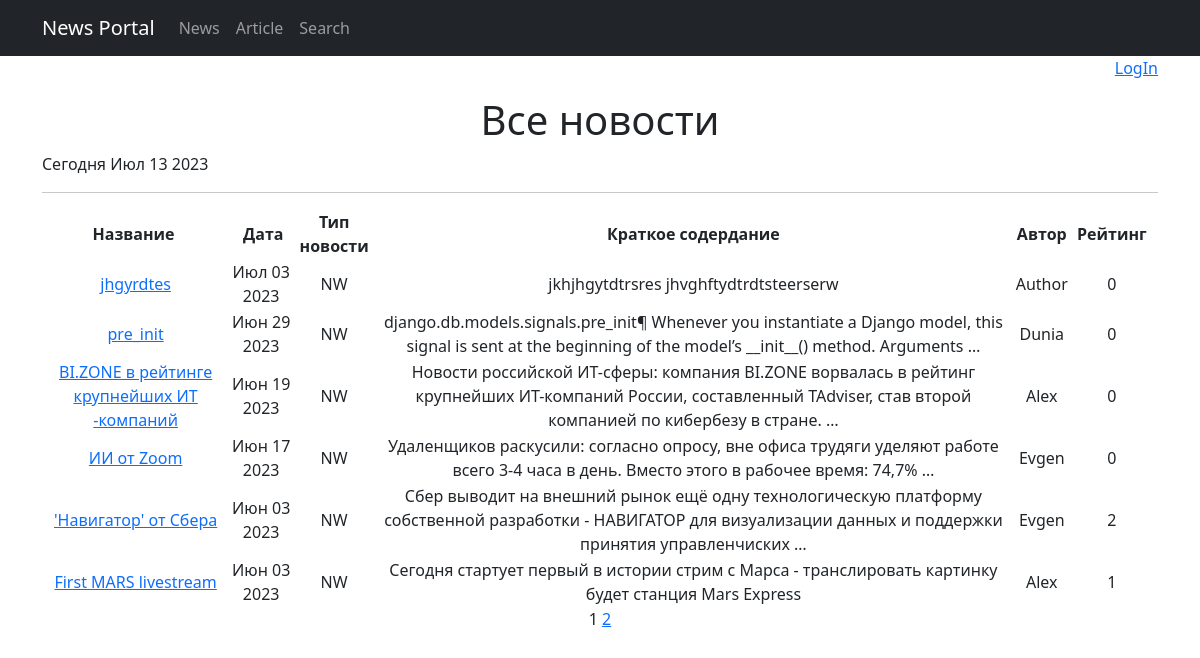
Before: /news/ with the older database file.
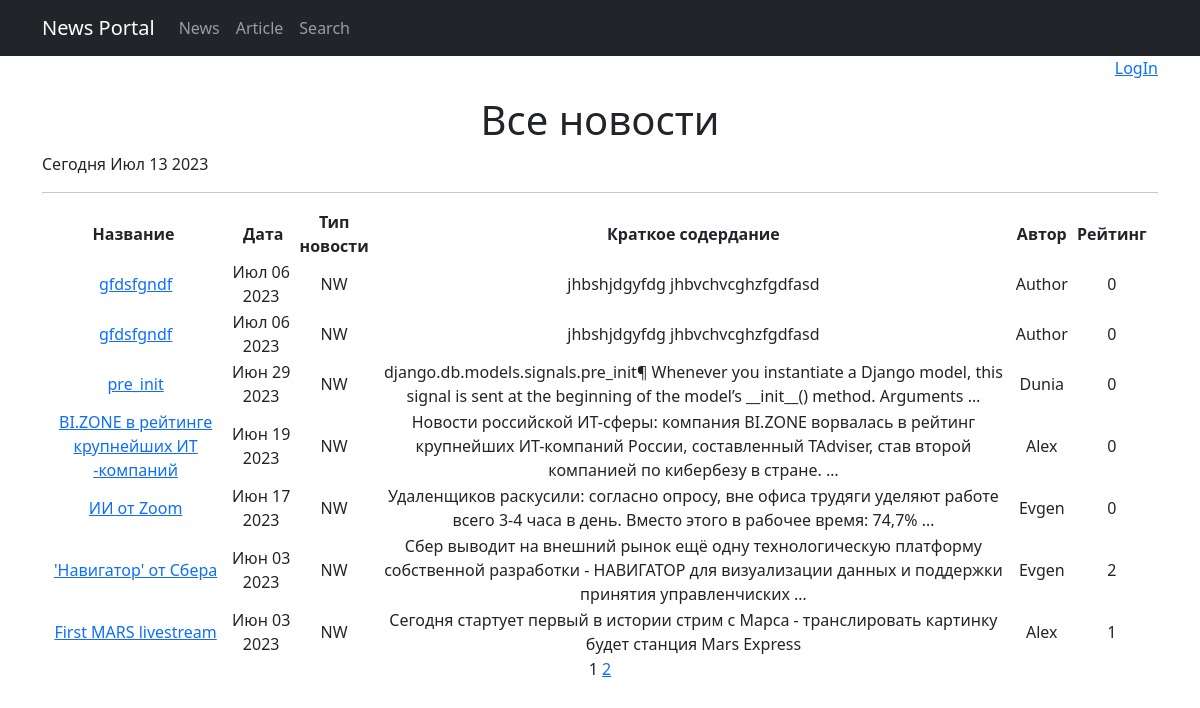
After: the same page with the newer database file.
### news/models.py (models this page shows, shortened)
class Post(models.Model):
    postAuthor = models.ForeignKey(Author, on_delete=models.CASCADE)
    NEWS = 'NW'
    ARTICLE = 'AR'
    choose_post = (
        (NEWS, "Новость"),
        (ARTICLE, "Статья")
    )
    postType = models.CharField(max_length=2, choices=choose_post, default=NEWS)
    date_creation = models.DateTimeField(auto_now_add=True)
    postCategory = models.ManyToManyField(Category, through='PostCategory')
    title = models.CharField(max_length=128)
    text = models.TextField()
    rating = models.SmallIntegerField(default=0)
    def get_absolute_url(self):
        return reverse('news_detail', args=[str(self.id)])

class Author(models.Model):
    authorUser = models.OneToOneField(User, on_delete=models.CASCADE)
    rating = models.SmallIntegerField(default=0)

### news/views.py (the view)
# urls.py: path('news/', NewsList.as_view(), name='news_list'),
class NewsList(ListView):
    model = Post
    ordering = 'title'
    template_name = 'newses.html'
    context_object_name = 'newses'
    paginate_by = 10
    def get_context_data(self, **kwargs):
        context = super().get_context_data(**kwargs)
        context['time_now'] = datetime.utcnow()
        context['is_author'] = self.request.user.groups.filter(name='Authors').exists()
        context['is_authent'] = self.request.user.is_authenticated
        return context

### news/templatetags/custom_tegs.py (called while the page is built)
@register.simple_tag(takes_context=True)
def url_replace(context, **kwargs):
   d = context['request'].GET.copy()
   for k, v in kwargs.items():
       d[k] = v
   return d.urlencode()

### templates/newses.html (shortened to what this page needs)
{% extends 'flatpages/default.html' %}
{% load custom_filters %}
{% load custom_tegs %}
{% block content %}
{% if is_author %}
    <p style="text-align: right;">Вы вошли как автор: {{ request.user.username }}</p>
    <p style="text-align: right;"><a href="{% url 'logout' %}">LogOut</a> </p>
{% elif is_authent and not is_author %}
    <p style="text-align: right;">Вы вошли как пользователь: {{ request.user.username }}</p>
    <p style="text-align: right;"><a href="{% url 'logout' %}">LogOut</a> </p>
{% else %}
    <p style="text-align: right;">
    <a href="http://127.0.0.1:8000/accounts/login">LogIn</a>
    </p>
{% endif %}
<h1 xmlns="http://www.w3.org/1999/html">Все новости</h1>
   <p style="text-align: left;">Сегодня {{ time_now|date:'M d Y' }}</p>
   <hr>
    {% if newses %}
        <table>
            <tr>
                <th>Название&nbsp;</th>
                <th>&nbsp;Дата</th>
                <th>Тип новости</th>
                <th>&nbsp;Краткое содердание&nbsp;</th>
                <th>&nbsp;Автор&nbsp;</th>
                <th>&nbsp;Рейтинг&nbsp;</th>
            </tr>
            {% for news in newses|dictsortreversed:'date_creation' %}
                {% if news.postType == 'NW' %}
            <tr>
                <td><a href="{{ news.get_absolute_url }}">{{ news.title}}</a></td>
                <td>{{ news.date_creation|date:'M d Y' }}</td>
                <td>{{ news.postType }}</td>
                <td>{{ news.text|truncatewords:20 }}</td>
                <td>{{ news.postAuthor.authorUser.username }}</td>
                <td>{{ news.rating }}</td>
                <td><p>&nbsp;</p></td>
            </tr>
                {% endif %}
            {% endfor %}
        </table>
    {% else %}
       <h2>Новостей нет!</h2>
    {% endif %}
        {{ page_obj.number }}
        {% if page_obj.has_next %}
            <a href="?{% url_replace page=page_obj.next_page_number %}">{{ page_obj.next_page_number }}</a>
        {% endif %}
        <p>&nbsp;</p>
{% endblock content %}

Changed rows visible on the page:
removed Post: title "jhgyrdtes", date_creation "Июл 03 2023", postType "NW", text "jkhjhgytdtrsres jhvghftydtrdtsteerserw", postAuthor.authorUser.username "Author", rating "0"
added Post: title "gfdsfgndf", date_creation "Июл 06 2023", postType "NW", text "jhbshjdgyfdg jhbvchvcghzfgdfasd", postAuthor.authorUser.username "Author", rating "0"
added Post: title "gfdsfgndf", date_creation "Июл 06 2023", postType "NW", text "jhbshjdgyfdg jhbvchvcghzfgdfasd", postAuthor.authorUser.username "Author", rating "0"
